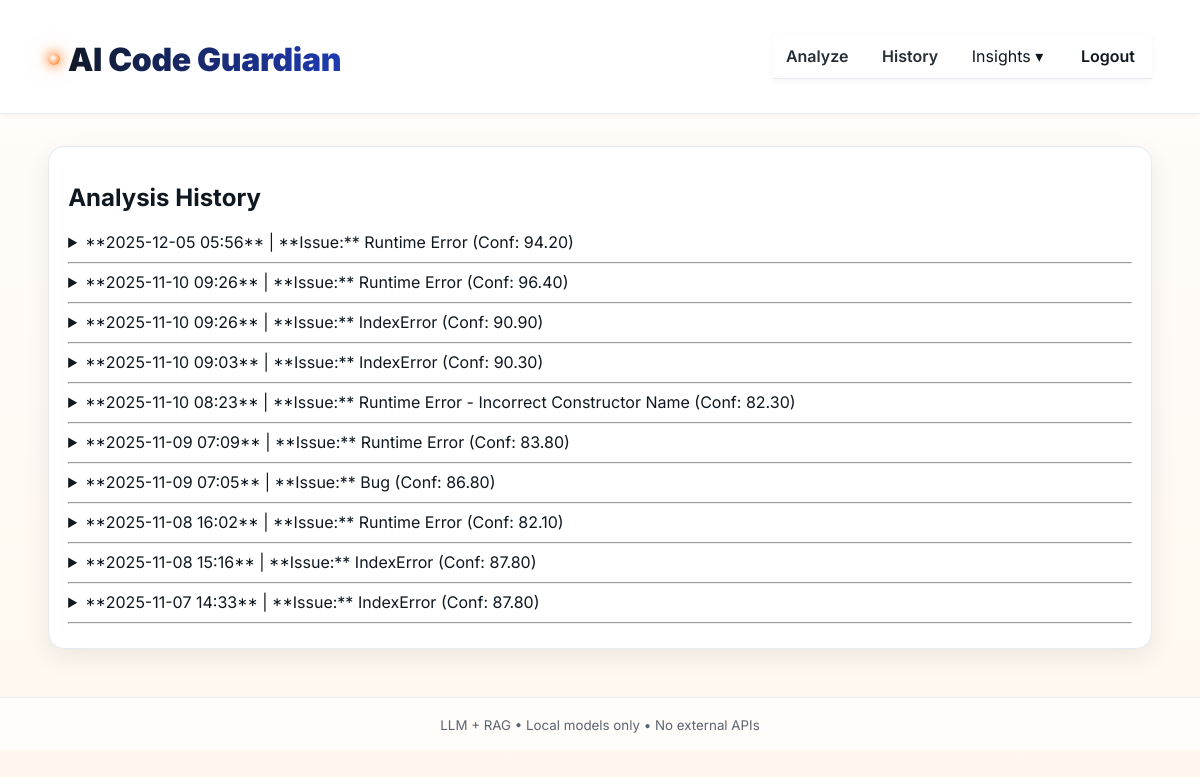
Page /history (signed in) on the earlier database version.
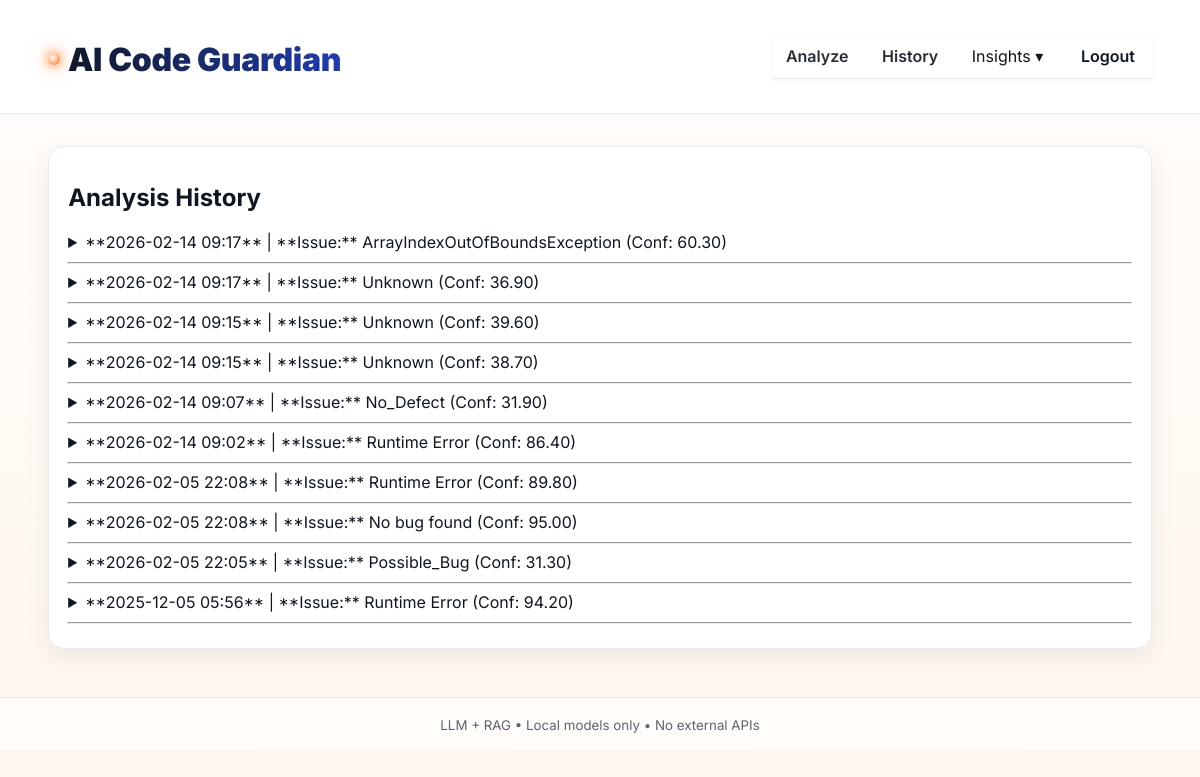
Same page on the later database version.
### app.py (models this page shows)
class History(db.Model):
    id = db.Column(db.Integer, primary_key=True)
    timestamp = db.Column(db.DateTime, default=datetime.utcnow, index=True)
    code_snippet = db.Column(db.Text, nullable=False)
    issue_type = db.Column(db.String(128))
    root_cause = db.Column(db.Text)
    confidence = db.Column(db.Float)
    user_id = db.Column(db.Integer, db.ForeignKey("user.id"), nullable=False, index=True)

### app.py (the view)
@app.get("/history")
@login_required
def history_route():
    entries = db.session.execute(
        db.select(History)
          .where(History.user_id == current_user.id)
          .order_by(History.timestamp.desc())
          .limit(10)
    ).scalars()
    return render_template("history.html", entries=entries)

### app.py (called while the page is built)
@login_manager.user_loader
def load_user(user_id):
    try:
        return db.session.get(User, int(user_id))
    except Exception:
        return User.query.get(int(user_id))

### templates/history.html (shortened to what this page needs)
{% extends "layout.html" %}
{% block content %}
<section class="card">
  <h2>Analysis History</h2>
  {% for entry in entries %}
    <details style="margin-bottom: 10px;">
      <summary>
        **{{ entry.timestamp.strftime('%Y-%m-%d %H:%M') }}** |
        **Issue:** {{ entry.issue_type }}
        (Conf: {{ "%.2f"|format(entry.confidence) }})
      </summary>
    </details>
    <hr>
  {% else %}
    <p>No analysis history found.</p>
  {% endfor %}
</section>
{% endblock %}

Differences in the rows shown:
no longer on this page (row unchanged): History: timestamp "2025-11-10 09:26", issue_type "Runtime Error", confidence "96.40"
no longer on this page (row unchanged): History: timestamp "2025-11-10 09:26", issue_type "IndexError", confidence "90.90"
no longer on this page (row unchanged): History: timestamp "2025-11-10 09:03", issue_type "IndexError", confidence "90.30"
no longer on this page (row unchanged): History: timestamp "2025-11-10 08:23", issue_type "Runtime Error - Incorrect Constructor Name", confidence "82.30"
no longer on this page (row unchanged): History: timestamp "2025-11-09 07:09", issue_type "Runtime Error", confidence "83.80"
no longer on this page (row unchanged): History: timestamp "2025-11-09 07:05", issue_type "Bug", confidence "86.80"
no longer on this page (row unchanged): History: timestamp "2025-11-08 16:02", issue_type "Runtime Error", confidence "82.10"
no longer on this page (row unchanged): History: timestamp "2025-11-08 15:16", issue_type "IndexError", confidence "87.80"
no longer on this page (row unchanged): History: timestamp "2025-11-07 14:33", issue_type "IndexError", confidence "87.80"
added History: timestamp "2026-02-14 09:17", issue_type "ArrayIndexOutOfBoundsException", confidence "60.30"
added History: timestamp "2026-02-14 09:17", issue_type "Unknown", confidence "36.90"
added History: timestamp "2026-02-14 09:15", issue_type "Unknown", confidence "39.60"
added History: timestamp "2026-02-14 09:15", issue_type "Unknown", confidence "38.70"
added History: timestamp "2026-02-14 09:07", issue_type "No_Defect", confidence "31.90"
added History: timestamp "2026-02-14 09:02", issue_type "Runtime Error", confidence "86.40"
added History: timestamp "2026-02-05 22:08", issue_type "Runtime Error", confidence "89.80"
added History: timestamp "2026-02-05 22:08", issue_type "No bug found", confidence "95.00"
added History: timestamp "2026-02-05 22:05", issue_type "Possible_Bug", confidence "31.30"
